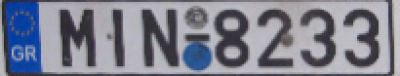
#> input picture notebook/Computer_Vision_Basics/input/license_plate2.png, 400 x 76 px
$ jupyter execute connected_components_labeling.ipynb   (shell and % lines are left out)
#> lines starting #> are read from the running program, lines starting #| are printed output that depends on the picture; after the words box and inside, x2 and y2 are one past the last pixel; in counts of white or black regions, pixels touching at a corner belong together
# Connected-component Labeling

[cell 1]
import numpy as np
import imutils
import cv2

# 資料視覺化模組
import matplotlib.pyplot as plt
import matplotlib.cm as cm

# 不要顯示惱人的 warning 訊息
import warnings
warnings.filterwarnings('ignore')

# 在 Notebook 裡可即時繪圖

plt.rcParams['figure.figsize'] = [20, 10]
plt.rcParams.update({'font.size':13})

[cell 2]
from skimage import measure

# load the license plate image from disk
plate = cv2.imread("../input/license_plate2.png")
#> plate is the input picture: shape (76, 400, 3); mean B, G, R 143, 129.1, 126.5

# extract the Value component from the HSV color space and apply adaptive thresholding
# to reveal the characters on the license plate
V = cv2.split(cv2.cvtColor(plate, cv2.COLOR_BGR2HSV))[2]
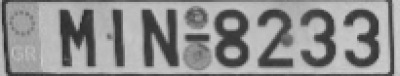
#> V: shape (76, 400); min 38, max 207, mean 143.2
thresh = cv2.adaptiveThreshold(V, 255, cv2.ADAPTIVE_THRESH_MEAN_C,
    cv2.THRESH_BINARY_INV, 17, 3)
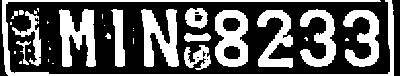
#> thresh: shape (76, 400); 37.6% white; 34 white regions (18 under 20 px), largest, box (x1, y1, x2, y2) and area: (2, 0, 394, 76) 2355, (141, 9, 179, 67) 1310, (59, 9, 96, 67) 1306

# show the images
plt.title("License Plate")
plt.imshow(cv2.cvtColor(plate, cv2.COLOR_BGR2RGB))
plt.show()

plt.title("Thresh")
plt.imshow(thresh)
plt.show()

$ run again, with notebook/Computer_Vision_Basics/input/beach.png copied over notebook/Computer_Vision_Basics/input/license_plate2.png
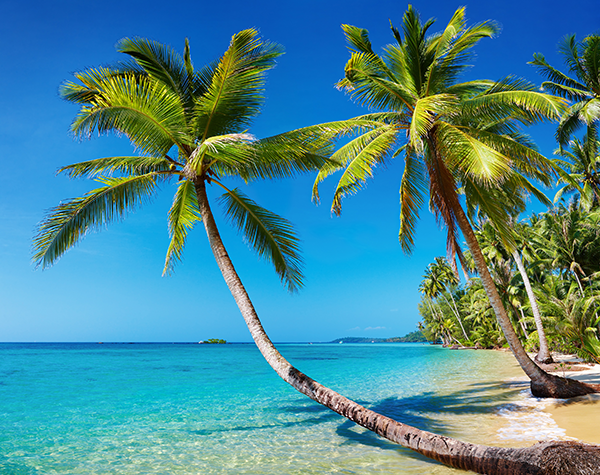
#> input picture notebook/Computer_Vision_Basics/input/beach.png, 600 x 475 px
#> plate is the input picture: shape (475, 600, 3); mean B, G, R 148.4, 136.5, 73.3
#> `V = cv2.split(cv2.cvtColor(plate, cv2.COLOR_BGR2HSV))[2]`:
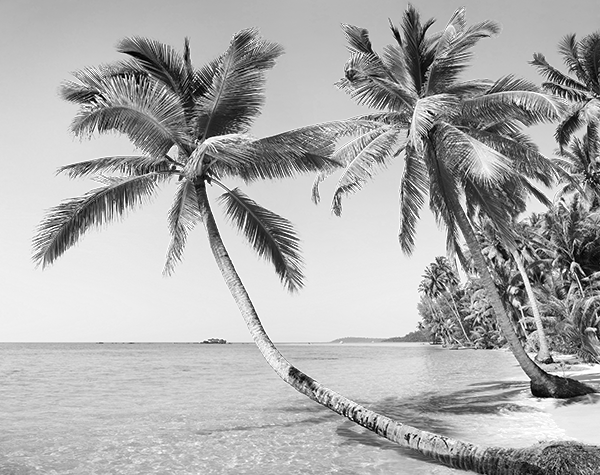
#> V: shape (475, 600); min 0, max 255, mean 172.8
#> `thresh = cv2.adaptiveThreshold(V, 255, cv2.ADAPTIVE_THRESH_MEAN_C, cv2..`:
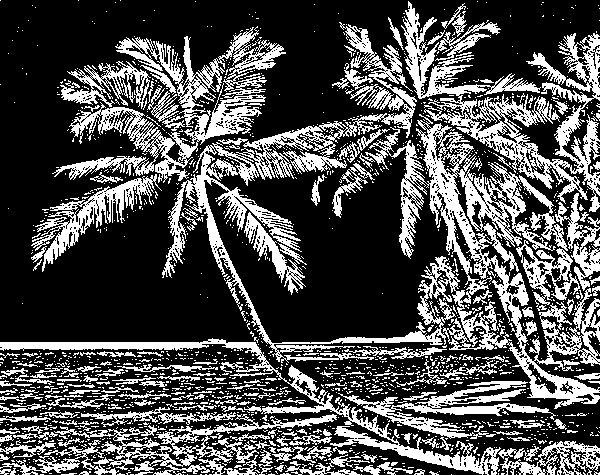
#> thresh: shape (475, 600); 31% white; 1740 white regions (1547 under 20 px), largest, box (x1, y1, x2, y2) and area: (162, 114, 600, 409) 21917, (401, 1, 600, 212) 9980, (52, 26, 286, 183) 8515

$ run again, with notebook/Computer_Vision_Basics/input/bricks.png copied over notebook/Computer_Vision_Basics/input/license_plate2.png
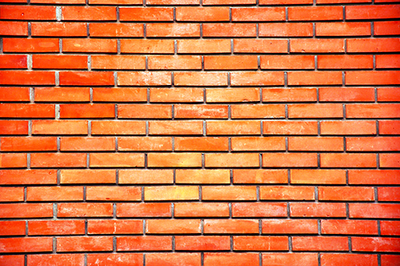
#> input picture notebook/Computer_Vision_Basics/input/bricks.png, 400 x 266 px
#> plate is the input picture: shape (266, 400, 3); mean B, G, R 66.4, 117, 216.7
#> `V = cv2.split(cv2.cvtColor(plate, cv2.COLOR_BGR2HSV))[2]`:
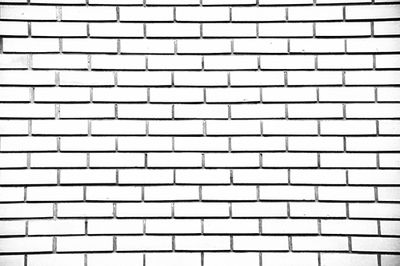
#> V: shape (266, 400); min 0, max 255, mean 216.9
#> `thresh = cv2.adaptiveThreshold(V, 255, cv2.ADAPTIVE_THRESH_MEAN_C, cv2..`:
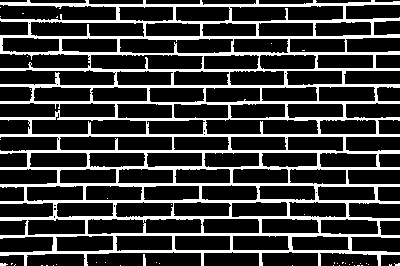
#> thresh: shape (266, 400); 22.3% white; 43 white regions (41 under 20 px), largest, box (x1, y1, x2, y2) and area: (0, 0, 400, 266) 23636, (143, 254, 146, 266) 32
